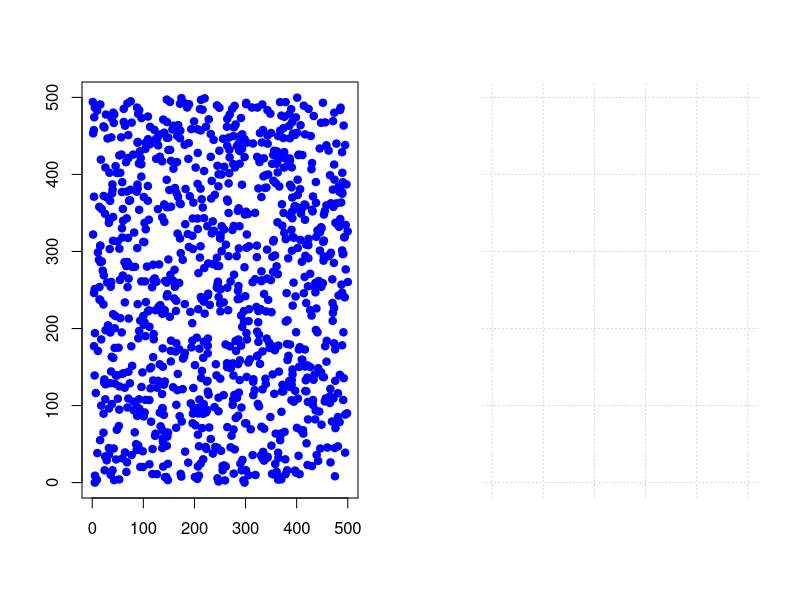

This figure's R source: (Note: this script raises an error after producing the figure.)

# change paramters in here

numParticles = 1000;       # how many particles to use                                                 
times = 1;              # how many times for one experiment
runs=1;                   # how many experiments runs
maxX=500;                 # width
maxY=500;                 # height
side=1;                   # 1 means stick to one side; 2 means stick to two sides

# Function for particle movement

moveP3 = function(p, dt = .2, directionChange = .2,  
maxX = maxX, maxY = maxY){
           theta = runif(1, 0, 2*pi);
           pout = p;
           
           #20% possibility to change direction 
           if(runif(1,0,1) < directionChange){
              s = sqrt(pout[3]^2 + pout[4]^2); 
              pout[3] = cos(theta)*s;
              pout[4] = sin(theta)*s;
           }
           pout[1] = pout[1] + pout[3]*dt;
           pout[2] = pout[2] + pout[4]*dt;

           #hit the left sides
           if(pout[1] < 0 ){
              pout[3] = -pout[3];
              pout[1] = -pout[1];
              }

          #hit the right sides
           if(pout[1] > maxX){
              pout[3] = -pout[3];
              pout[1] = maxX-(pout[1]-maxX);
         } 

          #hit the top if side=1
          
           if(side==1){
            if( pout[2] > maxY  ){
             pout[4] = -pout[4];
              pout[2] = maxY-(pout[2]-maxY);
             }
           }

          #stick to the top if side=2
          if(side==2){
             if( pout[2]>= maxY){
               if(pout[4]!=0){  
                 xWhereHit = p[1] + (maxY-p[2])/pout[4]*pout[3];
                 yWhereHit = p[2] + (maxY-p[2])/pout[4]*pout[4];
                 pout[1] = xWhereHit;
                 pout[2] = maxY;
                 pout[3] = 0;
                 pout[4] = 0;
                 pout[5] = 1; 
                 pout[6] =  xWhereHit ;      
                 pout[7] =  yWhereHit ;}
            }
           }
 
           ##stick to the bottom 
           if( pout[2] <= 0  ){ 
             if(pout[4]!=0){ 
                 xWhereHit = p[1] + (-p[2]/pout[4])*pout[3];
                 yWhereHit = p[2] + (-p[2]/pout[4])*pout[4];
                 pout[1] = xWhereHit;
                 pout[2] = yWhereHit;
                 pout[3] = 0;
                 pout[4] = 0;
                 pout[5] = 1; 
                 pout[6] =  xWhereHit ;      
                 pout[7] =  yWhereHit ;}
            } 
        return(pout);} 

#how many experiments
k=0;  
for(i in 1: runs){

#creat the first particles
   xcord = sample(1: maxX-1, 1);
   ycord = sample(1:maxY-1, 1);
   theta = runif(1, 0, 2*pi);
   xvel =  6*cos(theta);
   yvel =  6*sin(theta);
   st = 0;
   xwh = -9;
   ywh = -9;
   pm = c(xcord, ycord, xvel, yvel, st, xwh, ywh); # x, y, vx, vy stuck xwh ywh

#create the rest particles
 for(i in 1:(numParticles-1)){
  xcord = sample(1: maxX-1, 1);
  ycord = sample(1:maxY-1, 1);
  theta = runif(1, 0, 2*pi);
  xvel =  6*cos(theta);
  yvel =  6*sin(theta);
   st = 0;
   xwh = -9;
   ywh = -9;
  pm = rbind(pm,c(xcord, ycord, xvel, yvel, st, xwh, ywh))  
 }

#plot graphs
 clist = 0; 
 ilist = 0;
 klist=0;
for (i in 1:times){
    pm = t(apply(pm, 1,function(pin){moveP3(p = pin, maxX = maxX,maxY=maxY);}))
    ilist = c(ilist,i);
    clist = c(clist,sum(pm[,5]));
    par(mfrow = c(1,2), pch = 19);
    plot(pm[,1], pm[,2], col = "blue", xlim = c(0,maxX), ylim = c(0,maxY),
            xlab = "", ylab = ""); 
    plot( ilist, clist, 
          xlim = c(0,times), ylim = c(0,numParticles),
          xlab = "time", ylab = "particles removed",  
          col = "red", grid());  
  }

 # estimate first order models
 # First order model y' = k(numParticles - y) solution: y(x) = numParticles(1- exp(-k*x)
 x = ilist; y = clist;
 df <- data.frame(x, y);
 mCondensationFirstOrd <- nls(y ~ (numParticles*(1-exp(-k*x))),
 data = df,start = list(k = .1),trace = F); 
 s = ilist;
 lines(s, predict(mCondensationFirstOrd, list(x = s)), col = "black", lwd = 3 );
 kest = mCondensationFirstOrd$m$getPars() # get k estimate
 text(1, numParticles, pos = 4,paste("k = ", toString(kest)));
 
 #find r^2
  for (i in 1:times){
    z=0;
    z=numParticles*(1- exp(-kest*i));
    klist=c(klist,z);
}
 t_line=lm(y~klist);
 r=summary(t_line)$r.squared;

 k=c(k,kest);  #store K value
}

write.table(k, "clipboard", sep="\t", row.names=FALSE);   #output into excel

